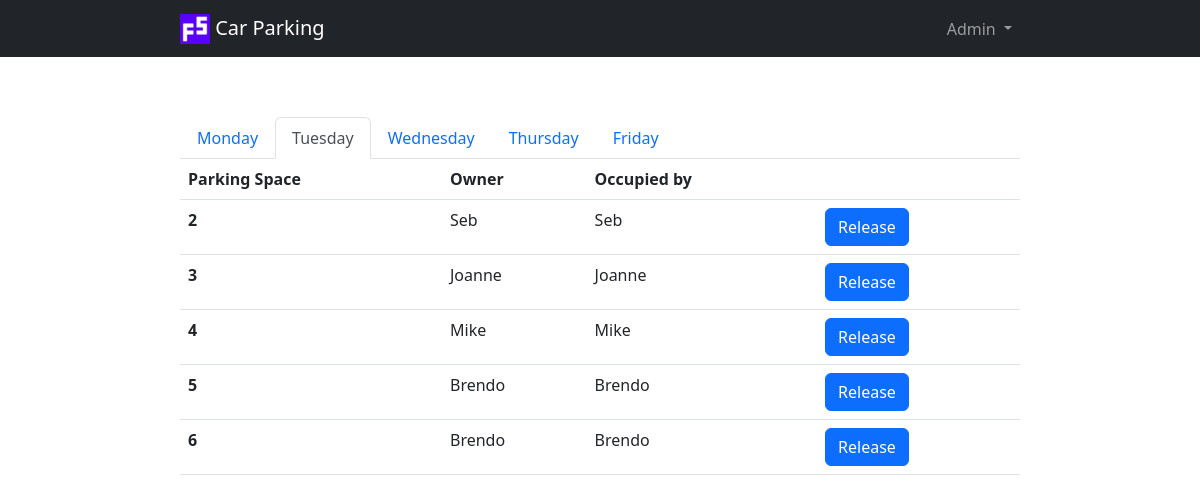
Page /?day=tuesday on the committed database.
### server.py (models this page shows)
class ParkingSpace(db.Model):
    __tablename__ = "parking_spaces"
    id = db.Column(db.Integer, primary_key=True)
    monday = db.Column(db.String(250), nullable=False)
    tuesday = db.Column(db.String(250), nullable=False)
    wednesday = db.Column(db.String(250), nullable=False)
    thursday = db.Column(db.String(250), nullable=False)
    friday = db.Column(db.String(250), nullable=False)
    owner_id = db.Column(db.Integer, db.ForeignKey("owners.id"))
    owner = relationship("Owner", back_populates="parking_spaces")

class Owner(db.Model):
    __tablename__ = "owners"
    id = db.Column(db.Integer, primary_key=True)
    name = db.Column(db.String(250), nullable=False)
    status = db.Column(db.String(250), nullable=False)
    parking_spaces = relationship("ParkingSpace", back_populates="owner")

### server.py (the view)
@app.route("/")
def home():
    if request.args.get("day"):
        current_day = request.args.get("day")
    else:
        current_day = datetime.today().strftime('%A').lower()
    owners = Owner.query.all()
    spaces = ParkingSpace.query.all()
    return render_template("index.html", spaces=spaces, owners=owners, days=days, current_day=current_day)

### templates/index.html (shortened to what this page needs)
{% extends "base.html" %}
{% block content %}
<ul class="nav nav-tabs">
    {% for day in days %}
    {% if day == current_day %}
    <li class="nav-item">
        <a class="nav-link active" aria-current="page" href="{{ url_for('home', day=day) }}">{{ day.capitalize() }}</a>
    </li>
    {% else %}
    <li class="nav-item">
        <a class="nav-link" href="{{ url_for('home', day=day) }}">{{ day.capitalize() }}</a>
    </li>
    {% endif %}
    {% endfor %}
</ul>
<table class="table table-hover">
    <thead>
        <tr>
            <th scope="col">Parking Space</th>
            <th scope="col">Owner</th>
            <th scope="col">Occupied by</th>
            <th scope="col"></th>
        </tr>
    </thead>
    <tbody>
    {% for space in spaces %}
        {% if space[current_day] != "" %}
        <tr>
        {% else %}
        <tr class="table-success">
        {% endif %}
            <th scope="row">{{ space.id }}</th>
            <td>{{ space.owner.name }}</td>
            <td>{{ space[current_day] }}</td>
        {% if space[current_day] != "" %}
            <td>
                <a href="{{ url_for('release_space', id=space.id, day=current_day) }}"><button
                        class="btn btn-primary">Release</button></a>
            </td>
        {% endif %}
        </tr>
    {% endfor %}
    </tbody>
</table>
{% endblock %}

### rows in the picture
ParkingSpace: id "2", owner.name "Seb", tuesday "Seb"
ParkingSpace: id "3", owner.name "Joanne", tuesday "Joanne"
ParkingSpace: id "4", owner.name "Mike", tuesday "Mike"
ParkingSpace: id "5", owner.name "Brendo", tuesday "Brendo"
ParkingSpace: id "6", owner.name "Brendo", tuesday "Brendo"

### other values in the picture
{{ day.capitalize() }} "Monday" "Wednesday" "Thursday" "Friday"
{{ day.capitalize() }} "Tuesday"
